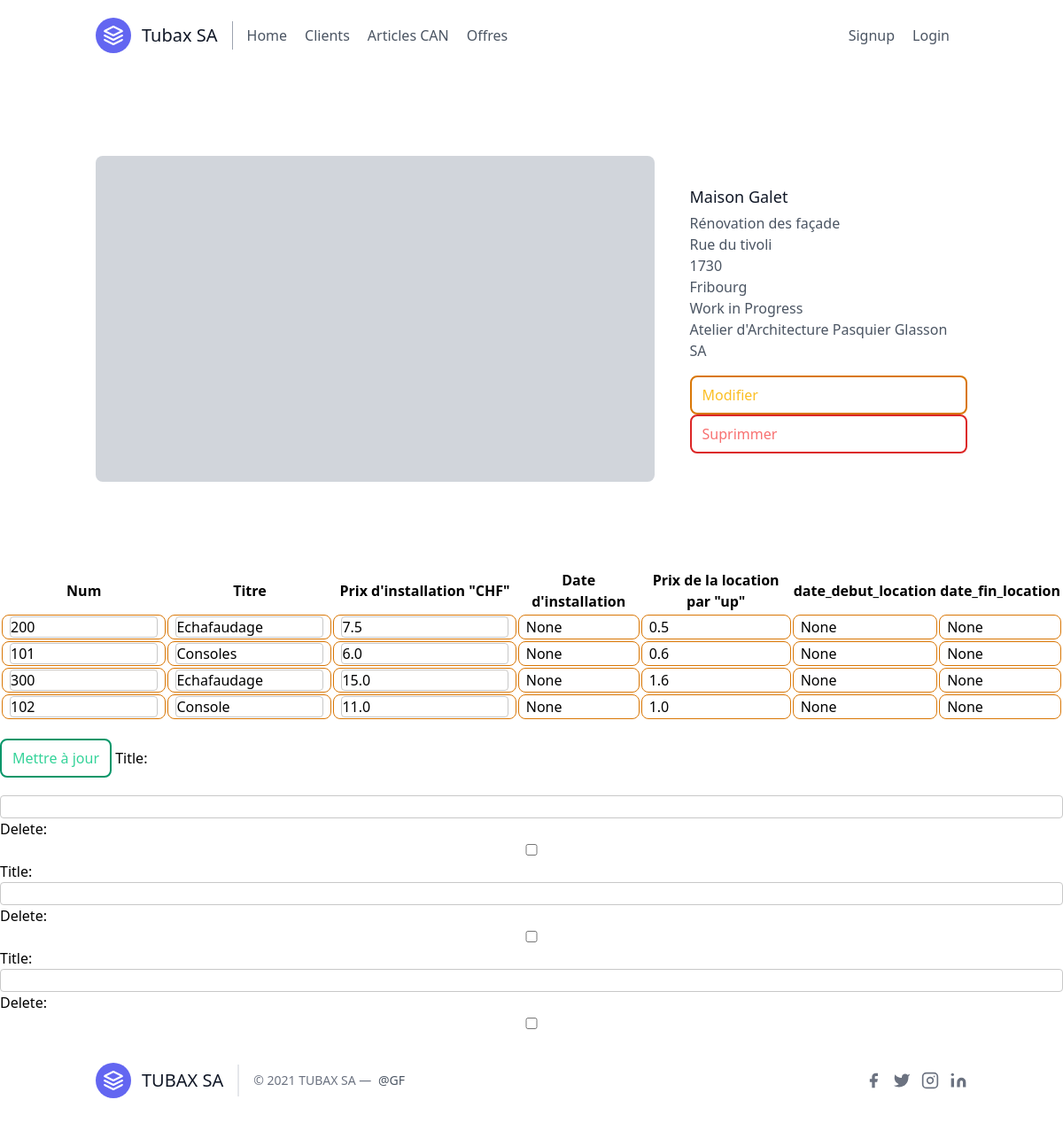
Page /offer/1/ on the committed database.
### scaffolding/models.py (models this page shows, shortened)
class Offer(models.Model):
    STATUS = (
        ("Work in Progress", "Work in Progress"),
        ("Sended to Customer", "Sended to Customer"),
        ("Accepted", "Accepted"),
        ("Declined", "Declined"),
        )
    title = models.CharField(max_length=200, null=True)
    construction_site_name = models.CharField(max_length=200, null=True)
    construction_site_adress = models.CharField(max_length=200, null=True)
    construction_site_zip_code = models.IntegerField(default=0, null=True)
    construction_site_city = models.CharField(max_length=200, null=True)
    status = models.CharField(max_length=200, null=True, choices=STATUS)
    customer = models.ForeignKey(Customer, null=True, on_delete=models.SET_NULL)
    article = models.ManyToManyField("Article", through="Offer_article")

class Customer(models.Model):
    title = models.CharField(max_length=200, null=True, default="Entreprise", blank=True)
    name = models.CharField(max_length=200, null=True)
    adress = models.CharField(max_length=200, null=True, blank=True)
    zip_code = models.IntegerField(default=0, null=True)
    city = models.CharField(max_length=200, null=True, blank=True)
    phone = models.CharField(max_length=200, null=True, blank=True)
    email = models.EmailField(max_length=200, null=True, blank=True)
    date_created = models.DateTimeField(auto_now_add=True, null=True)
    def __str__(self):
        return self.title + " " + self.name

class Offer_article(models.Model):
    offer =  models.ForeignKey(Offer, null=True, on_delete=models.CASCADE)
    article = models.ForeignKey(Article, null=True, on_delete=models.CASCADE)
    title = models.CharField(max_length=200, null=True)

class Article(models.Model):
    title = models.CharField(max_length=200, null=True)
    num = models.IntegerField(default=100, null=True, blank=True)
    prix_installation = models.FloatField(default=0, null=True, blank=True)
    date_installation = models.DateField(null=True, blank=True)
    prix_location = models.FloatField(default=0, null=True, blank=True)
    date_debut_location = models.DateField(null=True, blank=True)
    date_fin_location = models.DateField(null=True, blank=True)
    description = models.TextField(null=True, blank=True)
    category_article = models.ForeignKey(Category_Article, null=True, on_delete=models.CASCADE)

### scaffolding/views.py (the view)
# urls.py: path('offer/<int:pk>/', OfferDetailView.as_view()),
class OfferDetailView(DetailView):
    model = Offer # = queryset = Offer.objects.all()
    template_name = "scaffolding/offer_detail.html"
    def get_context_data(self, **kwargs):
        context = super(OfferDetailView, self).get_context_data(**kwargs)
        context['test_list'] = Offer.article.through.objects.all().filter(offer_id=self.kwargs['pk'])
        context["test_list2"] = ArticleFormSet()
        return context

### scaffolding/templates/scaffolding/offer_detail.html (shortened to what this page needs)
{% extends "base.html" %}
{% block content %}
{% load static %}
<link rel="stylesheet" type="text/css" href="{% static 'css/input.css' %}">
<section class="text-gray-600 body-font relative">
  <div class="container px-5 py-24 mx-auto flex sm:flex-nowrap flex-wrap">
    <div class="lg:w-2/3 md:w-1/2 bg-gray-300 rounded-lg overflow-hidden sm:mr-10 p-10 flex items-end justify-start relative">
    </div>
    <div class="lg:w-1/3 md:w-1/2 bg-white flex flex-col md:ml-auto w-full md:py-8 mt-8 md:mt-0">
      <h2 class="text-gray-900 text-lg mb-1 font-medium title-font">{{offer.construction_site_name}}</h2>
    <form method="post" class="relative mb-4">
    <p>{{offer.title}}</p>
    <p>{{offer.construction_site_adress}}</p>
    <p>{{offer.construction_site_zip_code}}</p>
    <p>{{offer.construction_site_city}}</p>
    <p>{{offer.status}}</p>
    <p>{{offer.customer}}</p>
    </form>
        <a href="/offer/{{offer.pk}}/update/" class="border-2 border-yellow-600 rounded-lg px-3 py-2 text-yellow-400 cursor-pointer hover:bg-yellow-600 hover:text-yellow-200">
          Modifier
        </a>
        <a href="/customer/{{customer.pk}}/delete/" class="border-2 border-red-600 rounded-lg px-3 py-2 text-red-400 cursor-pointer hover:bg-red-600 hover:text-red-200">
          Suprimmer
        </a>
    </div>
  </div>
</section>
<table class="w-full table-auto border-separate">
  <thead>
    <tr>
      <th>Num</th>
      <th>Titre</th>
      <th>Prix d'installation "CHF"</th>
      <th>Date d'installation</th>
      <th>Prix de la location par "up"</th>
      <th>date_debut_location</th>
      <th>date_fin_location</th>
    </tr>
  </thead>
  <form method="post" class="relative mb-4">
          {% for art in test_list %}
  <tbody>
    <tr class="hover:bg-yellow-600 hover:text-red-500">
        <td class="border border-yellow-600 rounded-lg px-2"><input style="display:inline-block;width:100%;height:100%;" value={{art.article.num}}></input></td>
      <td class="border border-yellow-600 rounded-lg px-2"><input style="display:inline-block;width:100%;height:100%;" value={{art.article.title}}></input></td>
      <td class="border border-yellow-600 rounded-lg px-2"><input style="display:inline-block;width:100%;height:100%;" value={{art.article.prix_installation}} ></input></td>
      <td class="border border-yellow-600 rounded-lg px-2"><a contenteditable="true" style="display:inline-block;width:100%;height:100%;">{{art.article.date_installation}}</a></td>
      <td class="border border-yellow-600 rounded-lg px-2"><a contenteditable="true" style="display:inline-block;width:100%;height:100%;">{{art.article.prix_location}}</a></td>
      <td class="border border-yellow-600 rounded-lg px-2"><a contenteditable="true" style="display:inline-block;width:100%;height:100%;">{{art.article.date_debut_location}}</a></td>
      <td class="border border-yellow-600 rounded-lg px-2"><a contenteditable="true" style="display:inline-block;width:100%;height:100%;">{{art.article.date_fin_location}}</a></td>
    </tr>
  </tbody>
</form>
        {% endfor %}
        </table>
<button type="submit" class="my-5 border-2 border-green-600 rounded-lg px-3 py-2 text-green-400 cursor-pointer hover:bg-green-600 hover:text-green-200">Mettre à jour</button>
          {% for art in test_list2 %}
       {{art}}
    {% endfor %}
{% endblock content %}

### scaffolding/static/css/input.css (style rules this page uses)
input { width: 100%; border-radius: 0.25rem; border-width: 1px; --tw-border-opacity: 1; border-color: rgba(200, 200, 200, var(--tw-border-opacity)); }

### rows in the picture
Offer: construction_site_name "Maison Galet", title "Rénovation des façade", construction_site_adress "Rue du tivoli", construction_site_zip_code "1730", construction_site_city "Fribourg", status "Work in Progress", customer "Atelier d'Architecture Pasquier Glasson SA"
Offer_article: article.num "200", article.prix_installation "7.5", article.date_installation "None", article.prix_location "0.5", article.date_debut_location "None", article.date_fin_location "None"
Offer_article: article.num "101", article.prix_installation "6.0", article.date_installation "None", article.prix_location "0.6", article.date_debut_location "None", article.date_fin_location "None"
Offer_article: article.num "300", article.prix_installation "15.0", article.date_installation "None", article.prix_location "1.6", article.date_debut_location "None", article.date_fin_location "None"
Offer_article: article.num "102", article.prix_installation "11.0", article.date_installation "None", article.prix_location "1.0", article.date_debut_location "None", article.date_fin_location "None"
